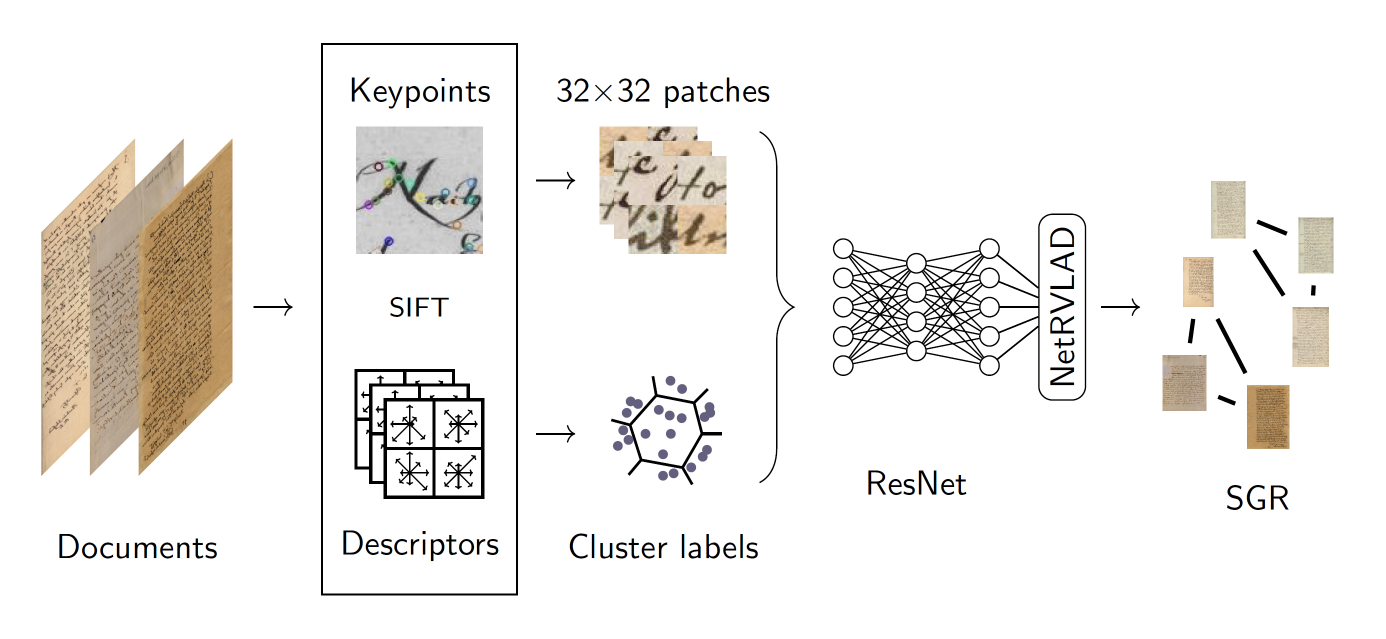
#> input picture icdar23/assets/header.png, 2772 x 1278 px (shown at 1/2 size)
$ python -i char_height_calibration.py   (imports and definitions only)
#> lines starting #> are read from the running program, lines starting #| are printed output that depends on the picture
"""Per-image scale for Patrick-data so that one character is about --target px high (SIFT win_size).

  survey  auto character height of every page (area-weighted median height of the ink components)
          -> survey.csv, survey_summary.csv
  rulers  per group, crops of 3 pages (small / median / large auto height) with a px ruler and reference
          boxes -> rulers/<group>/*.png and char_height.csv to fill in by hand
  scales  char_height.csv + survey.csv -> scales.csv (one scale per page)
"""
import argparse
import csv
import os
from collections import defaultdict
from multiprocessing import Pool

import cv2
import numpy as np

LABELS = '/data/rrossner/datasets/Patrick-data/labels.csv'
WIDTH_CLASSES = (2800, 4200, 5400, 7000, 10500)  # px, folio widths found in jinendra-psT-ms
OUT = os.path.join(os.path.dirname(os.path.abspath(__file__)), '..', 'experiments', 'maslots_skt_char_height')


# [8 lines left out: function read_pages, not called in this run]


def components(gray):
    """Ink components (x, y, w, h, area) that can be a character: not specks, lines or stains."""
    ink = cv2.subtract(cv2.blur(gray, (151, 151)), gray)
    t, _ = cv2.threshold(ink, 0, 255, cv2.THRESH_BINARY + cv2.THRESH_OTSU)
    _, _, st, _ = cv2.connectedComponentsWithStats((ink > t).astype(np.uint8), connectivity=8)
    st = st[1:]
    w, h, a = st[:, 2], st[:, 3], st[:, 4]
    return st[(a >= 40) & (w < 4 * h) & (h < 4 * w) & (h < gray.shape[0] / 3)]


# [51 lines left out: functions estimate, survey_one, survey, write_csv, not called in this run]


def text(img, s, org, scale=0.5, color=(0, 0, 0), thick=1):
    cv2.putText(img, s, org, cv2.FONT_HERSHEY_SIMPLEX, scale, color, thick, cv2.LINE_AA)


# [119 lines left out: functions ruler_image, rulers, scales, not called in this run]


# [13 lines not run here, left out]

>>> import cv2
>>> picture = cv2.imread('../assets/header.png', cv2.IMREAD_GRAYSCALE)
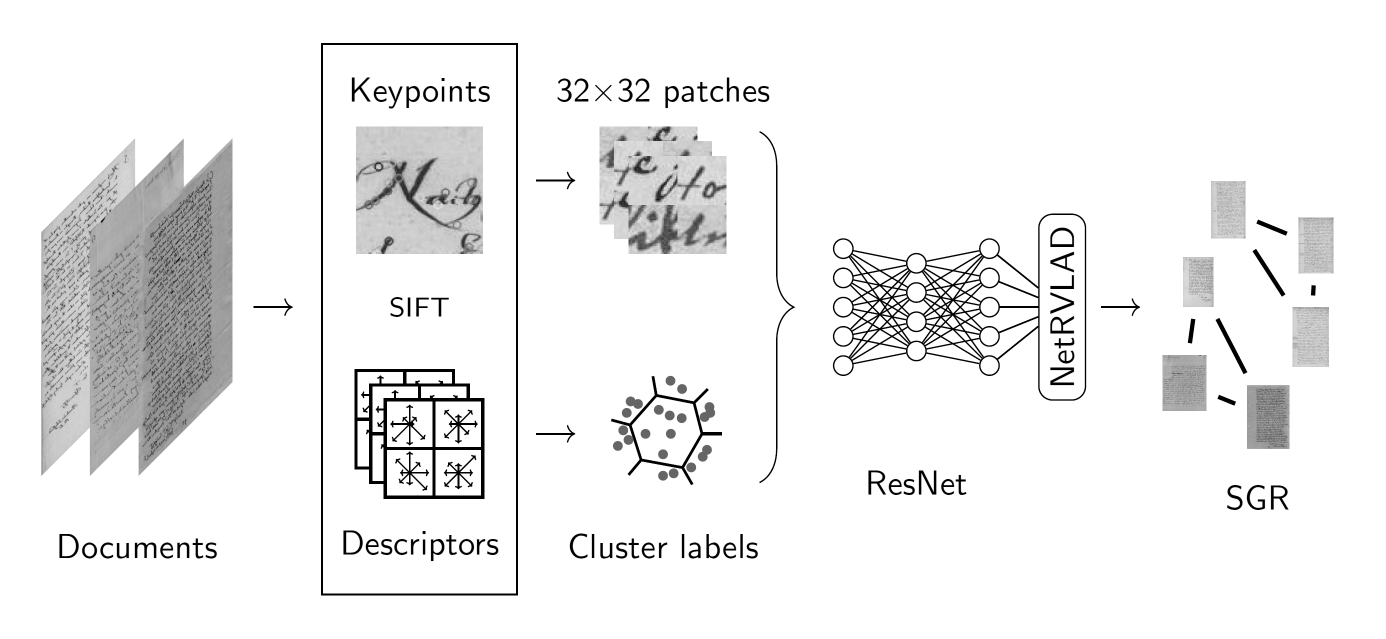
#> picture: shape (1278, 2772) (shown at 1/2 size); min 0, max 255, mean 238.9
>>> result = components(picture)
#> in components, `ink = cv2.subtract(cv2.blur(gray, (151, 151)), gray)`:
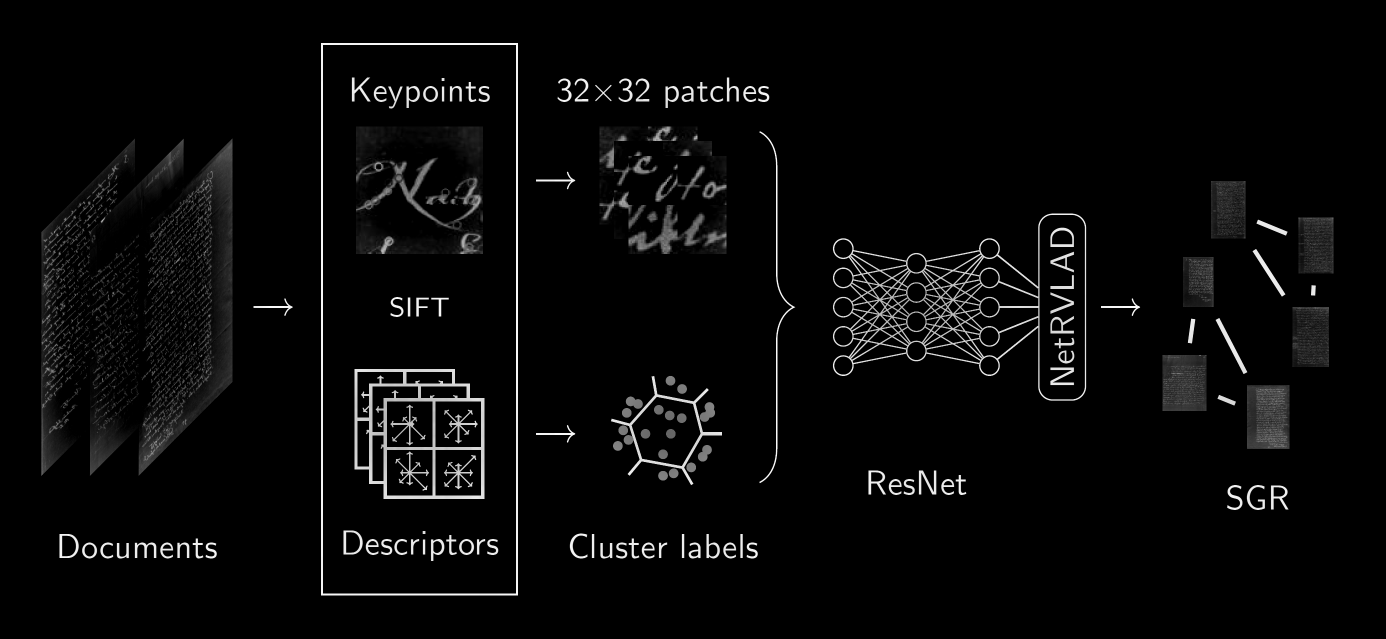
#> ink: shape (1278, 2772) (shown at 1/2 size); min 0, max 252, mean 8.6
#> in components, `t, _ = cv2.threshold(ink, 0, 255, cv2.THRESH_BINARY + cv2.THRESH_OTSU)`: t = 100
#> in components, `_, _, st, _ = cv2.connectedComponentsWithStats((ink > t).astype(np.uin..`: st = 1383 rows, first 6: [0, 0, 2772, 1278, 3432027], [642, 86, 394, 1105, 11928], [704, 155, 37, 48, 595], [1454, 155, 24, 48, 442], [883, 156, 6, 6, 36], [1115, 157, 28, 47, 436]
#> in components, `st = st[1:]`: st = 1382 rows, first 6: [642, 86, 394, 1105, 11928], [704, 155, 37, 48, 595], [1454, 155, 24, 48, 442], [883, 156, 6, 6, 36], [1115, 157, 28, 47, 436], [1149, 157, 28, 46, 435]
#> in components, `w, h, a = st[:, 2], st[:, 3], st[:, 4]`: w = 1382 values, max 506 at index 199, min 1 at index 30, mean 5.73; h = 1382 values, max 1105 at index 0, min 1 at index 32, mean 7.23; a = 1382 values, max 20983 at index 199, min 1 at index 32, mean 80.02
#> result = 139 rows, first 6: [704, 155, 37, 48, 595], [1454, 155, 24, 48, 442], [1115, 157, 28, 47, 436], [1149, 157, 28, 46, 435], [1237, 157, 28, 47, 428], [1271, 157, 28, 46, 435]
